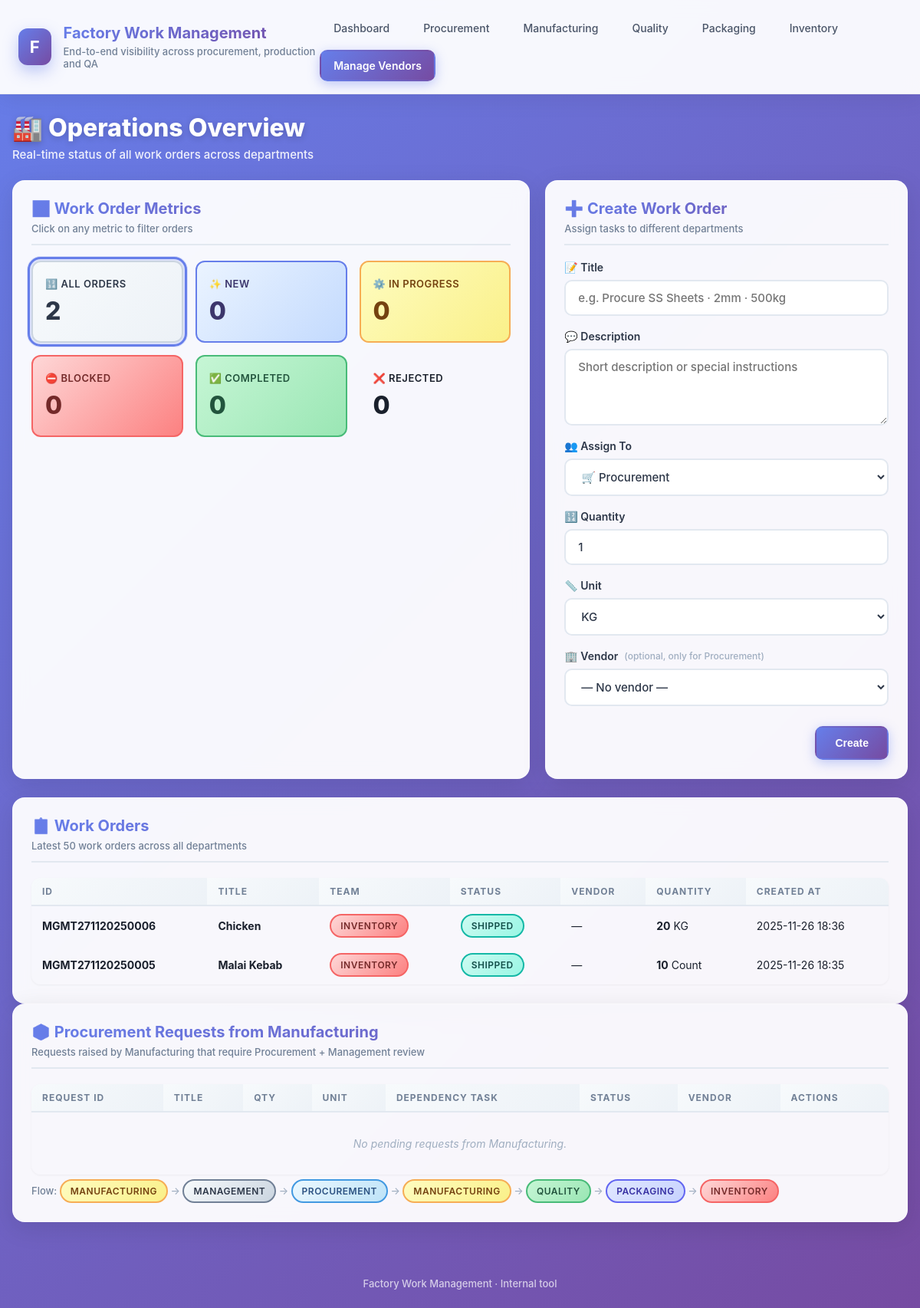
The page / on the database its author committed.
### main.py (models this page shows)
class WorkOrder(Base):
    __tablename__ = "workorders"
    id = Column(Integer, primary_key=True, index=True)
    display_id = Column(String, index=True, nullable=True)
    title = Column(String, nullable=True)  # Nullable for existing orders
    description = Column(String, nullable=True)
    status = Column(Enum(WorkOrderStatus), default=WorkOrderStatus.new)
    blocked_reason = Column(Text, nullable=True)
    order_type = Column(Enum(OrderType), default=OrderType.instant)
    order_category = Column(Enum(OrderCategory), default=OrderCategory.existing)
    item_type = Column(Enum(ItemType), default=ItemType.delivery)
    recipe_id = Column(Integer, ForeignKey("recipes.id"), nullable=True)
    packaging_size_gm = Column(Float, nullable=True)  # NEW: Packaging size in grams
    created_at = Column(DateTime, default=datetime.utcnow)
    updated_at = Column(DateTime, default=datetime.utcnow)
    assigned_role = Column(Enum(RoleEnum), nullable=False)
    vendor_id = Column(Integer, ForeignKey("vendors.id"), nullable=True)
    quantity = Column(Integer, default=1)
    unit = Column(String, default="Count")
    vendor = relationship("Vendor", back_populates="workorders")
    recipe = relationship("Recipe")

### main.py (the view)
@app.get("/", response_class=HTMLResponse)
def dashboard(
    request: Request,
    status: str | None = Query(default=None),
    db: Session = Depends(get_db)
):
    total = db.query(WorkOrder).count()
    new = db.query(WorkOrder).filter(WorkOrder.status == WorkOrderStatus.new).count()
    in_progress = db.query(WorkOrder).filter(WorkOrder.status == WorkOrderStatus.in_progress).count()
    blocked = db.query(WorkOrder).filter(WorkOrder.status == WorkOrderStatus.blocked).count()
    completed = db.query(WorkOrder).filter(WorkOrder.status == WorkOrderStatus.completed).count()
    rejected = db.query(WorkOrder).filter(WorkOrder.status == WorkOrderStatus.rejected).count()
    selected_status = None
    if status:
        try:
            selected_status = WorkOrderStatus(status)
        except ValueError:
            selected_status = None
    q = db.query(WorkOrder).order_by(WorkOrder.created_at.desc())
    if selected_status:
        q = q.filter(WorkOrder.status == selected_status)
    orders = q.limit(50).all()
    vendors = db.query(Vendor).filter(Vendor.is_active == True).order_by(Vendor.name).all()
    recipes = db.query(Recipe).order_by(Recipe.name).all()
    pending_reqs = (
        db.query(ProcurementRequest)
        .filter(ProcurementRequest.status == ProcurementRequestStatus.pending)
        .order_by(ProcurementRequest.created_at.desc())
        .all()
    )
    return templates.TemplateResponse("dashboard.html", {
        "request": request,
        "stats": {
            "total": total,
            "new": new,
            "in_progress": in_progress,
            "blocked": blocked,
            "completed": completed,
            "rejected": rejected,
        },
        "orders": orders,
        "selected_status": selected_status,
        "vendors": vendors,
        "recipes": recipes,
        "pending_reqs": pending_reqs,
    })

### templates/dashboard.html (shortened to what this page needs)
{% extends "base.html" %}
{% block content %}
<section class="page-header">
    <div>
        <h2>🏭 Operations Overview</h2>
        <p class="page-subtitle">
            Real-time status of all work orders across departments
        </p>
    </div>
</section>
<section class="grid-main">
    <div class="panel">
        <div class="panel-header">
            <h3>📊 Work Order Metrics</h3>
            <p class="panel-subtitle">Click on any metric to filter orders</p>
        </div>
        <div class="metrics-grid">
            <a href="/" class="metric-card metric-neutral {% if not selected_status %}metric-active{% endif %}">
                <span class="metric-label">🔢 All Orders</span>
                <span class="metric-value">{{ stats.total }}</span>
            </a>
            <a href="/?status=new" class="metric-card metric-info {% if selected_status and selected_status.value == 'new' %}metric-active{% endif %}">
                <span class="metric-label">✨ New</span>
                <span class="metric-value">{{ stats.new }}</span>
            </a>
            <a href="/?status=in_progress" class="metric-card metric-warning {% if selected_status and selected_status.value == 'in_progress' %}metric-active{% endif %}">
                <span class="metric-label">⚙️ In Progress</span>
                <span class="metric-value">{{ stats.in_progress }}</span>
            </a>
            <a href="/?status=blocked" class="metric-card metric-danger {% if selected_status and selected_status.value == 'blocked' %}metric-active{% endif %}">
                <span class="metric-label">⛔ Blocked</span>
                <span class="metric-value">{{ stats.blocked }}</span>
            </a>
            <a href="/?status=completed" class="metric-card metric-success {% if selected_status and selected_status.value == 'completed' %}metric-active{% endif %}">
                <span class="metric-label">✅ Completed</span>
                <span class="metric-value">{{ stats.completed }}</span>
            </a>
            <a href="/?status=rejected" class="metric-card metric-danger-soft {% if selected_status and selected_status.value == 'rejected' %}metric-active{% endif %}">
                <span class="metric-label">❌ Rejected</span>
                <span class="metric-value">{{ stats.rejected }}</span>
            </a>
        </div>
    </div>
    <div class="panel">
        <div class="panel-header">
            <h3>➕ Create Work Order</h3>
            <p class="panel-subtitle">
                Assign tasks to different departments
            </p>
        </div>
        <form action="/create-order" method="post" class="form">
            <div class="form-field">
                <label for="title">📝 Title</label>
                <input id="title" type="text" name="title" required
                       placeholder="e.g. Procure SS Sheets · 2mm · 500kg">
            </div>
            <div class="form-field">
                <label for="description">💬 Description</label>
                <textarea id="description" name="description" rows="3"
                          placeholder="Short description or special instructions"></textarea>
            </div>
            <div class="form-field">
                <label for="assigned_role">👥 Assign To</label>
                <select id="assigned_role" name="assigned_role">
                    <option value="procurement">🛒 Procurement</option>
                </select>
            </div>
            <div class="form-field">
                <label for="quantity">🔢 Quantity</label>
                <input id="quantity" type="number" name="quantity" min="1" value="1">
            </div>
            <div class="form-field">
                <label for="unit">📏 Unit</label>
                <select id="unit" name="unit">
                    <option value="KG">KG</option>
                </select>
            </div>
            <div class="form-field" id="vendor-field">
                <label for="vendor_id">
                    🏢 Vendor <span class="hint">(optional, only for Procurement)</span>
                </label>
                <select id="vendor_id" name="vendor_id">
                    <option value="0">— No vendor —</option>
                </select>
            </div>
            <div class="form-actions">
                <button type="submit" class="btn btn-primary">Create</button>
            </div>
        </form>
    </div>
</section>
<section class="panel table-panel">
    <div class="panel-header">
        <h3>📋 Work Orders</h3>
        <p class="panel-subtitle">
            Latest 50 work orders across all departments
        </p>
    </div>
    <div class="table-wrapper">
        <table>
            <thead>
            <tr>
                <th>ID</th>
                <th>Title</th>
                <th>Team</th>
                <th>Status</th>
                <th>Vendor</th>
                <th>Quantity</th>
                <th>Created At</th>
            </tr>
            </thead>
            <tbody>
            {% for o in orders %}
            <tr>
                <td><strong>{{ o.display_id or ('#' ~ o.id) }}</strong></td>
                <td><strong>{{ o.title }}</strong></td>
                <td>
                    {% if o.assigned_role.value == 'procurement' %}
                    <span class="pill pill-role-procurement">{{ o.assigned_role|pretty }}</span>
                    {% elif o.assigned_role.value == 'manufacturing' %}
                    <span class="pill pill-role-manufacturing">{{ o.assigned_role|pretty }}</span>
                    {% elif o.assigned_role.value == 'qa' %}
                    <span class="pill pill-role-qa">{{ o.assigned_role|pretty }}</span>
                    {% elif o.assigned_role.value == 'packaging' %}
                    <span class="pill pill-role-packaging">{{ o.assigned_role|pretty }}</span>
                    {% elif o.assigned_role.value == 'inventory' %}
                    <span class="pill pill-role-inventory">{{ o.assigned_role|pretty }}</span>
                    {% else %}
                    <span class="pill">{{ o.assigned_role|pretty }}</span>
                    {% endif %}
                </td>
                <td>
                    <span class="pill {{ 'pill-status-' + o.status.value }}">
                        {% if o.assigned_role.value == 'inventory' and o.status.value == 'new' %}
                            Received
                        {% else %}
                            {{ o.status|pretty }}
                        {% endif %}
                    </span>
                </td>
                <td>
                    {% if o.vendor %}
                        <span class="pill pill-vendor">{{ o.vendor.name }}</span>
                    {% else %}
                        <span class="muted">—</span>
                    {% endif %}
                </td>
                <td>
                    <strong>{{ o.quantity }}</strong>
                    <span class="muted">{{ o.unit }}</span>
                </td>
                <td>{{ o.created_at.strftime('%Y-%m-%d %H:%M') if o.created_at else '—' }}</td>
            </tr>
            {% endfor %}
            </tbody>
        </table>
    </div>
</section>
<section class="panel">
    <div class="panel-header">
        <h3>📦 Procurement Requests from Manufacturing</h3>
        <p class="panel-subtitle">
            Requests raised by Manufacturing that require Procurement + Management review
        </p>
    </div>
    <div class="table-wrapper">
        <table>
            <thead>
            <tr>
                <th>Request ID</th>
                <th>Title</th>
                <th>Qty</th>
                <th>Unit</th>
                <th>Dependency Task</th>
                <th>Status</th>
                <th>Vendor</th>
                <th>Actions</th>
            </tr>
            </thead>
            <tbody>
            {% if not pending_reqs %}
            <tr>
                <td colspan="8" class="text-center">No pending requests from Manufacturing.</td>
            </tr>
            {% endif %}
            </tbody>
        </table>
    </div>
    <div class="panel-footer">
        <p class="panel-subtitle">
            Flow: <span class="pill pill-role-manufacturing">Manufacturing</span>
            <span style="color: #a0aec0;">→</span>
            <span class="pill pill-role-management">Management</span>
            <span style="color: #a0aec0;">→</span>
            <span class="pill pill-role-procurement">Procurement</span>
            <span style="color: #a0aec0;">→</span>
            <span class="pill pill-role-manufacturing">Manufacturing</span>
            <span style="color: #a0aec0;">→</span>
            <span class="pill pill-role-qa">Quality</span>
            <span style="color: #a0aec0;">→</span>
            <span class="pill pill-role-packaging">Packaging</span>
            <span style="color: #a0aec0;">→</span>
            <span class="pill pill-role-inventory">Inventory</span>
        </p>
    </div>
</section>
{% endblock %}

### templates/base.html (shortened to what this page needs)
<!DOCTYPE html>
<html lang="en">
<head>
    <link rel="stylesheet" href="/static/style.css">
</head>
<body>
<header class="topbar">
    <div class="topbar-left">
        <div class="brand-mark">F</div>
        <div class="brand-text">
            <h1>Factory Work Management</h1>
            <p class="brand-subtitle">End-to-end visibility across procurement, production and QA</p>
        </div>
    </div>
    <nav class="topbar-nav">
        <a href="/" class="nav-item">Dashboard</a>
        <a href="/role/procurement" class="nav-item">Procurement</a>
        <a href="/role/manufacturing" class="nav-item">Manufacturing</a>
        <a href="/role/qa" class="nav-item">Quality</a>
        <a href="/role/packaging" class="nav-item">Packaging</a>
        <a href="/role/inventory" class="nav-item">Inventory</a>
        <a href="/vendors" class="nav-item nav-item-cta">Manage Vendors</a>
    </nav>
</header>
<main class="page">
    {% block content %}{% endblock %}
</main>
<footer class="footer">
    <span>Factory Work Management · Internal tool</span>
</footer>
</body>
</html>

### rows shown on the page
WorkOrder: display "MGMT271120250006", title "Chicken", assigned_role|pretty "INVENTORY", status|pretty "SHIPPED", quantity "20", unit "KG", created_at "2025-11-26 18:36"
WorkOrder: display "MGMT271120250005", title "Malai Kebab", assigned_role|pretty "INVENTORY", status|pretty "SHIPPED", quantity "10", unit "Count", created_at "2025-11-26 18:35"

### other values the page prints
{{ stats.total }} "2"
{{ stats.new }} "0"
{{ stats.in_progress }} "0"
{{ stats.blocked }} "0"
{{ stats.completed }} "0"
{{ stats.rejected }} "0"
